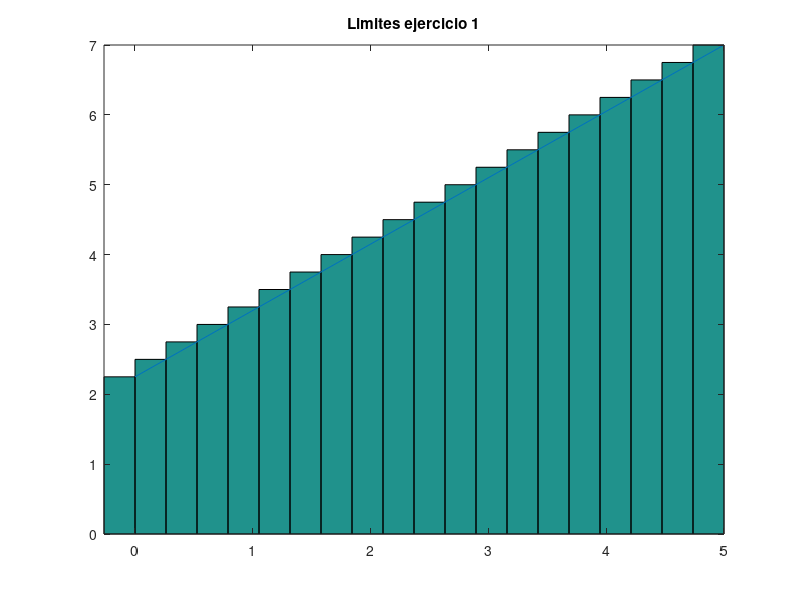

Source code (MATLAB):
% Octave Script
% Title			:Limites ej1.
% Description		:Script para desarrrollar el ejericio1 de Limites.
% Author		:Orlando Espinoza Valentin (Orlando-Esp) espinozaorlando978@gmail.com
% Date			:20210623
% sion		        :1
% Usage			:octave> /path/Teorema Del Valor Intermedio,LimitesEj01_OrlandoEspinozaValentin_3202.m
% Notes			:Requiere aplicacion octave-online usar en consola preferentemente. 
%program execution page :https://octave-online.net

%limpia la pantalla y las variables.
clc, clear
%Numero de  y define los intervalos.
a = 5;
b = 0;
n = 20;
base = (b-a)/n;
%Funcion definida.
x =a:base:(b-base);
%y esta representada por la variable altura
altura=((x.^2)+2);
%Valor de cada uno de los rectangulos.
area = base*altura;
x2 = linspace(5,0,20);
y2 = (x+2);
%inicio del  intervalo, fin del intervalo, numero de rectangulos.
xa = linspace(5,0,20);
yab =(x+2);
g = bar(xa,yab,'histc');
hold on
%Grafica la funcion
plot(x2,y2);
%Titulo
title("Limites ejercicio 1");
axis tight
